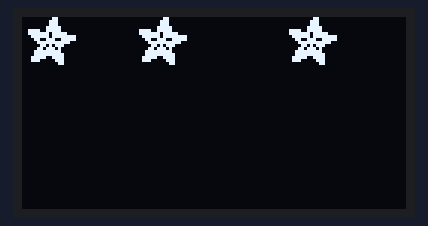
A sketch run on a simulated Arduino Uno, built with avr-gcc and run on an emulated ATmega328P. Shown: 128×64 one-colour display. The display library's start-up logo is not drawn; random numbers use the default seed unless the sketch sets one; what the sketch prints to the serial monitor is not drawn.

Above: at 2.24 s.
At 6.9 s:
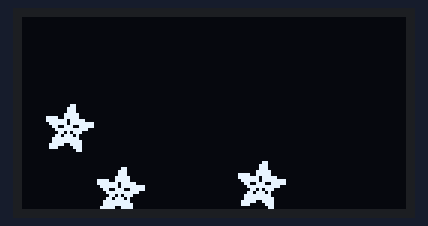
At 11.57 s:
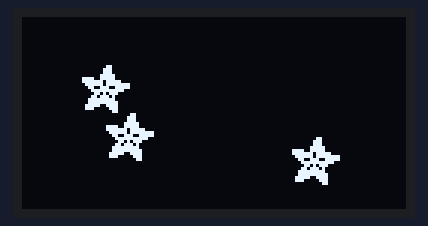
At 20.88 s:
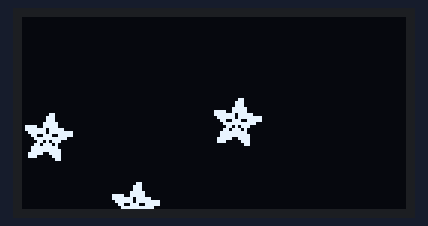
At 30.49 s:
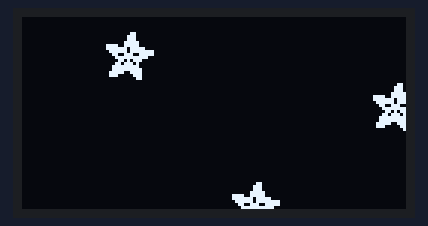
At 39.8 s:
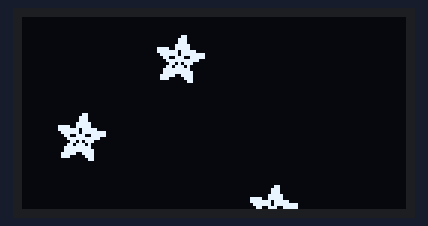

The sketch:

Amica_OLED_adafruit.ino
```cpp
#include <SPI.h>
#include <Wire.h>
#include <Adafruit_GFX.h>
#include <Adafruit_SSD1306.h>

#define OLED_RESET LED_BUILTIN//4
Adafruit_SSD1306 display(OLED_RESET);

#define NUMFLAKES 3
#define XPOS 0
#define YPOS 1
#define DELTAY 2

#define LOGO16_GLCD_HEIGHT 16
#define LOGO16_GLCD_WIDTH  16
static const unsigned char PROGMEM logo16_glcd_bmp[] =
{ B00000000, B11000000,
  B00000001, B11000000,
  B00000001, B11000000,
  B00000011, B11100000,
  B11110011, B11100000,
  B11111110, B11111000,
  B01111110, B11111111,
  B00110011, B10011111,
  B00011111, B11111100,
  B00001101, B01110000,
  B00011011, B10100000,
  B00111111, B11100000,
  B00111111, B11110000,
  B01111100, B11110000,
  B01110000, B01110000,
  B00000000, B00110000 };

#if (SSD1306_LCDHEIGHT != 64)
#error("Height incorrect, please fix Adafruit_SSD1306.h!");
#endif

void setup() {
  // put your setup code here, to run once:
  Serial.begin(9600);

  // by default, we'll generate the high voltage from the 3.3v line internally! (neat!)
  display.begin(SSD1306_SWITCHCAPVCC, 0x3c);  // initialize with the I2C addr 0x3D (for the 128x64)
  // init done

  // Show image buffer on the display hardware.
  // Since the buffer is intialized with an Adafruit splashscreen
  // internally, this will display the splashscreen.
  display.display();
  delay(2000);

  // Clear the buffer.
  display.clearDisplay();


  testdrawbitmap(logo16_glcd_bmp, LOGO16_GLCD_HEIGHT, LOGO16_GLCD_WIDTH);


}

void loop() {
  // put your main code here, to run repeatedly:

}

void testdrawbitmap(const uint8_t *bitmap, uint8_t w, uint8_t h) {
  uint8_t icons[NUMFLAKES][3];

  // initialize
  for (uint8_t f=0; f< NUMFLAKES; f++) {
    icons[f][XPOS] = random(display.width());
    icons[f][YPOS] = 0;
    icons[f][DELTAY] = random(5) + 1;

    Serial.print("x: ");
    Serial.print(icons[f][XPOS], DEC);
    Serial.print(" y: ");
    Serial.print(icons[f][YPOS], DEC);
    Serial.print(" dy: ");
    Serial.println(icons[f][DELTAY], DEC);
  }

  while (1) {
    // draw each icon
    for (uint8_t f=0; f< NUMFLAKES; f++) {
      display.drawBitmap(icons[f][XPOS], icons[f][YPOS], bitmap, w, h, WHITE);
    }
    display.display();
    delay(10);

    // then erase it + move it
    for (uint8_t f=0; f< NUMFLAKES; f++) {
      display.drawBitmap(icons[f][XPOS], icons[f][YPOS], bitmap, w, h, BLACK);
      // move it
      icons[f][YPOS] += icons[f][DELTAY];
      // if its gone, reinit
      if (icons[f][YPOS] > display.height()) {
        icons[f][XPOS] = random(display.width());
        icons[f][YPOS] = 0;

        //icons[f][DELTAY] = 5 + 1;
        icons[f][DELTAY] = random(5) + 1;
       }
     }
   }
}
```
